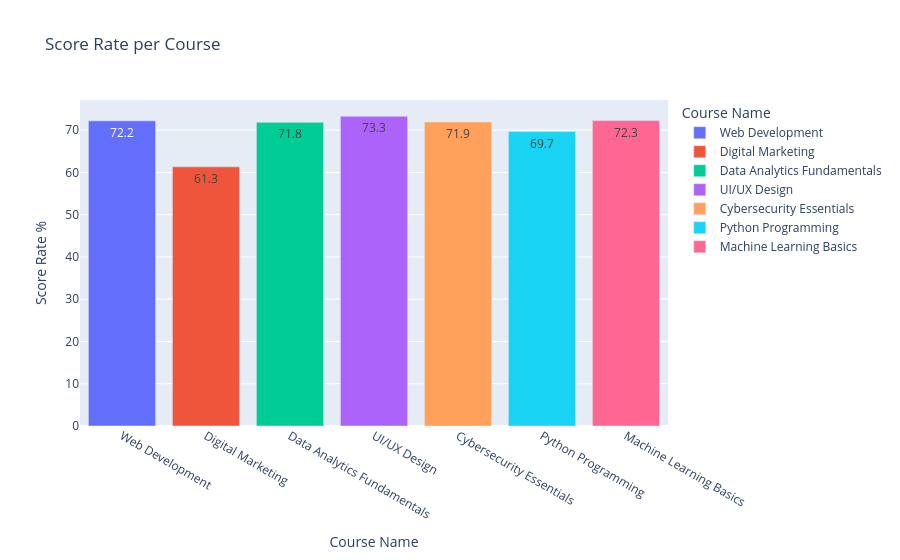

Here is the notebook cell this chart was saved with:
### Code cell
df = load_df_from_mongo('courses_grades')

fig = px.bar(df, 
              x='course_name', 
              y='average_percentage', 
              title='Score Rate per Course', 
              labels={'course_name':'Course Name', 'average_percentage':'Score Rate %'},
              color='course_name', 
              text_auto='0.1f',template='plotly',
              color_continuous_scale='RdYlBu')

fig.show()

### Figure 1 — Plotly figure (JSON) as saved in the notebook; plotly's stock layout.template omitted (floating-point values rounded to 4 significant figures)
{"data": [{"hovertemplate": "Course Name=%{x}<br>Score Rate %=%{y}<extra></extra>", "legendgroup": "Web Development", "marker": {"color": "#636efa", "pattern": {"shape": ""}}, "name": "Web Development", "orientation": "v", "showlegend": true, "textposition": "auto", "texttemplate": "%{y:0.1f}", "type": "bar", "x": ["Web Development"], "xaxis": "x", "y": [72.2], "yaxis": "y"}, {"hovertemplate": "Course Name=%{x}<br>Score Rate %=%{y}<extra></extra>", "legendgroup": "Digital Marketing", "marker": {"color": "#EF553B", "pattern": {"shape": ""}}, "name": "Digital Marketing", "orientation": "v", "showlegend": true, "textposition": "auto", "texttemplate": "%{y:0.1f}", "type": "bar", "x": ["Digital Marketing"], "xaxis": "x", "y": [61.32], "yaxis": "y"}, {"hovertemplate": "Course Name=%{x}<br>Score Rate %=%{y}<extra></extra>", "legendgroup": "Data Analytics Fundamentals", "marker": {"color": "#00cc96", "pattern": {"shape": ""}}, "name": "Data Analytics Fundamentals", "orientation": "v", "showlegend": true, "textposition": "auto", "texttemplate": "%{y:0.1f}", "type": "bar", "x": ["Data Analytics Fundamentals"], "xaxis": "x", "y": [71.85], "yaxis": "y"}, {"hovertemplate": "Course Name=%{x}<br>Score Rate %=%{y}<extra></extra>", "legendgroup": "UI/UX Design", "marker": {"color": "#ab63fa", "pattern": {"shape": ""}}, "name": "UI/UX Design", "orientation": "v", "showlegend": true, "textposition": "auto", "texttemplate": "%{y:0.1f}", "type": "bar", "x": ["UI/UX Design"], "xaxis": "x", "y": [73.28], "yaxis": "y"}, {"hovertemplate": "Course Name=%{x}<br>Score Rate %=%{y}<extra></extra>", "legendgroup": "Cybersecurity Essentials", "marker": {"color": "#FFA15A", "pattern": {"shape": ""}}, "name": "Cybersecurity Essentials", "orientation": "v", "showlegend": true, "textposition": "auto", "texttemplate": "%{y:0.1f}", "type": "bar", "x": ["Cybersecurity Essentials"], "xaxis": "x", "y": [71.93], "yaxis": "y"}, {"hovertemplate": "Course Name=%{x}<br>Score Rate %=%{y}<extra></extra>", "legendgroup": "Python Programming", "marker": {"color": "#19d3f3", "pattern": {"shape": ""}}, "name": "Python Programming", "orientation": "v", "showlegend": true, "textposition": "auto", "texttemplate": "%{y:0.1f}", "type": "bar", "x": ["Python Programming"], "xaxis": "x", "y": [69.66], "yaxis": "y"}, {"hovertemplate": "Course Name=%{x}<br>Score Rate %=%{y}<extra></extra>", "legendgroup": "Machine Learning Basics", "marker": {"color": "#FF6692", "pattern": {"shape": ""}}, "name": "Machine Learning Basics", "orientation": "v", "showlegend": true, "textposition": "auto", "texttemplate": "%{y:0.1f}", "type": "bar", "x": ["Machine Learning Basics"], "xaxis": "x", "y": [72.27], "yaxis": "y"}], "layout": {"barmode": "relative", "legend": {"title": {"text": "Course Name"}, "tracegroupgap": 0}, "title": {"text": "Score Rate per Course"}, "xaxis": {"anchor": "y", "categoryarray": ["Web Development", "Digital Marketing", "Data Analytics Fundamentals", "UI/UX Design", "Cybersecurity Essentials", "Python Programming", "Machine Learning Basics"], "categoryorder": "array", "domain": [0, 1], "title": {"text": "Course Name"}}, "yaxis": {"anchor": "x", "domain": [0, 1], "title": {"text": "Score Rate %"}}}}
